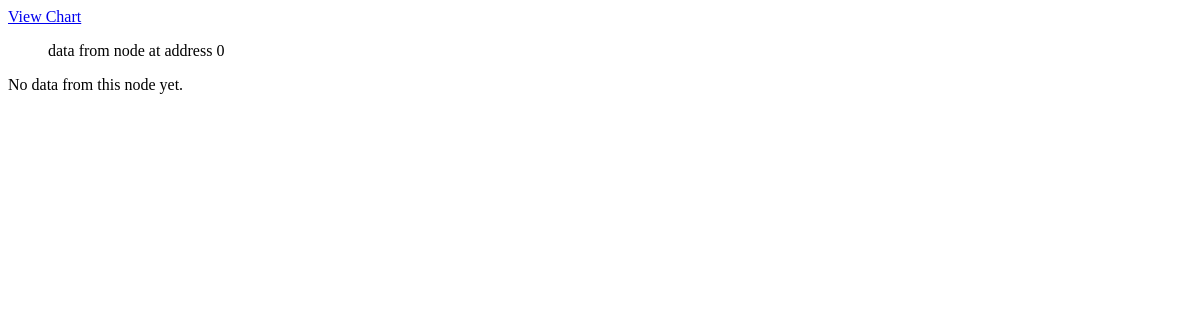
The app's page /polls/hubs/1/nodes/2/, older data.
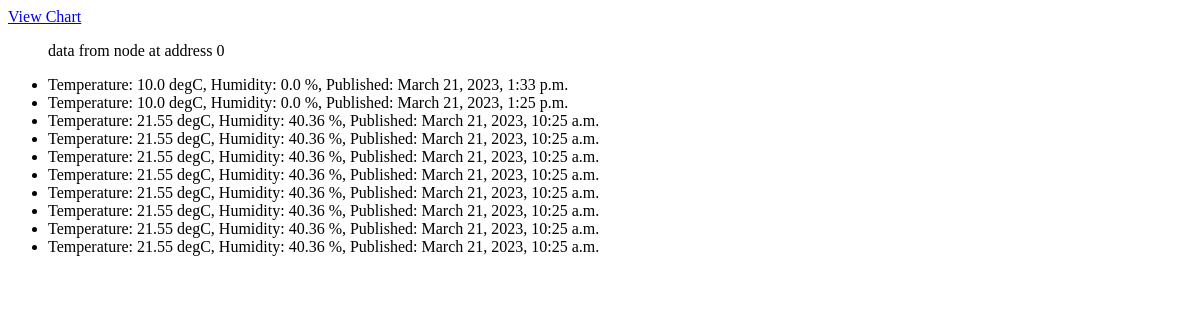
The same page, newer data.
### polls/models.py (models this page shows, shortened)
class Node(models.Model):
    hub = models.ForeignKey(Hub, on_delete=models.CASCADE)
    address = models.IntegerField(default=8)
    location = models.CharField(max_length=200)
    name = models.CharField(max_length=200, default='')

class Data(models.Model):
    node = models.ForeignKey(Node, on_delete=models.CASCADE)
    temperature = models.FloatField(default=0.00)
    humidity = models.FloatField(default=0.00)
    pub_date = models.DateTimeField(auto_now_add=False, unique=True)

### polls/views.py (the view)
# urls.py: path('hubs/<int:hub_id>/nodes/<int:node_id>/', views.data, name='data'),
def data(request, hub_id, node_id):
    latest_data_list = Data.objects.filter(node=node_id).order_by('-pub_date')[:10]
    which_node = Node.objects.filter(id=node_id)
    which_hub = Node.objects.filter(id=hub_id)
    template = loader.get_template('polls/data.html')
    context = { 'mymembers' : latest_data_list,
                'node' : which_node,
                'hub' : which_hub,
                }
    return HttpResponse(template.render(context, request))

### polls/templates/polls/data.html
<p><a href="chart">View Chart</a></p>
{% if node %}
    <ul>
    {% for x in node %}
        <p>data from node at address {{ x.address }}</p>
    {% endfor %}
    </ul>
{% endif %}
{% if mymembers %}
    <ul>
    {% for x in mymembers %}
        <li>Temperature: {{ x.temperature }} degC, Humidity: {{ x.humidity }} %, Published: {{ x.pub_date }}</li>
    {% endfor %}
    </ul>
{% else %}
    <p>No data from this node yet.</p>
{% endif %}

Row changes from the older to the newer data that the page shows:
added Data: temperature "10.0", humidity "0.0", pub_date "March 21, 2023, 1:33 p.m."
added Data: temperature "10.0", humidity "0.0", pub_date "March 21, 2023, 1:25 p.m."
added Data: temperature "21.55", humidity "40.36", pub_date "March 21, 2023, 10:25 a.m."
added Data: temperature "21.55", humidity "40.36", pub_date "March 21, 2023, 10:25 a.m."
added Data: temperature "21.55", humidity "40.36", pub_date "March 21, 2023, 10:25 a.m."
added Data: temperature "21.55", humidity "40.36", pub_date "March 21, 2023, 10:25 a.m."
added Data: temperature "21.55", humidity "40.36", pub_date "March 21, 2023, 10:25 a.m."
added Data: temperature "21.55", humidity "40.36", pub_date "March 21, 2023, 10:25 a.m."
added Data: temperature "21.55", humidity "40.36", pub_date "March 21, 2023, 10:25 a.m."
added Data: temperature "21.55", humidity "40.36", pub_date "March 21, 2023, 10:25 a.m."
Text that changed along with them:
text no longer shown: "No data from this node yet."
